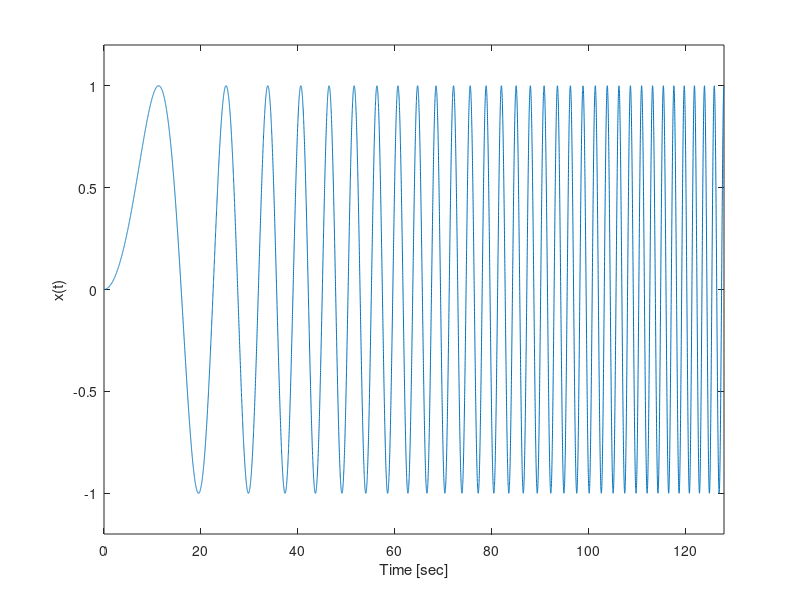

MATLAB code to generate this figure: (Note: this script raises an error after producing the figure.)
N=2^7; % 信号長
dt=0.01; t=0:dt:N; % アナログ信号の時間軸ベクトル生成
xt=sin(0.25*(2*pi/(N-1))*t.*t); % アナログ信号
n=0:1:N-1; % サンプル時間軸ベクトル生成
x=sin(0.25*(2*pi/(N-1))*n.*n); % ディジタル信号
figure(1) % 図10.2
plot(t,xt); % 信号表示
axis([0,N,-1.2,1.2]); xlabel('Time [sec]'); ylabel('x(t)')
figure(2) % 図10.3
cha=cwt(x,1:32,'haar','plot'); imagesc(cha.^2); % haar関数のCWTを計算し表示
xlabel('Time b [sec]'); ylabel('Scale a')
colormap(parula) % カラー指定